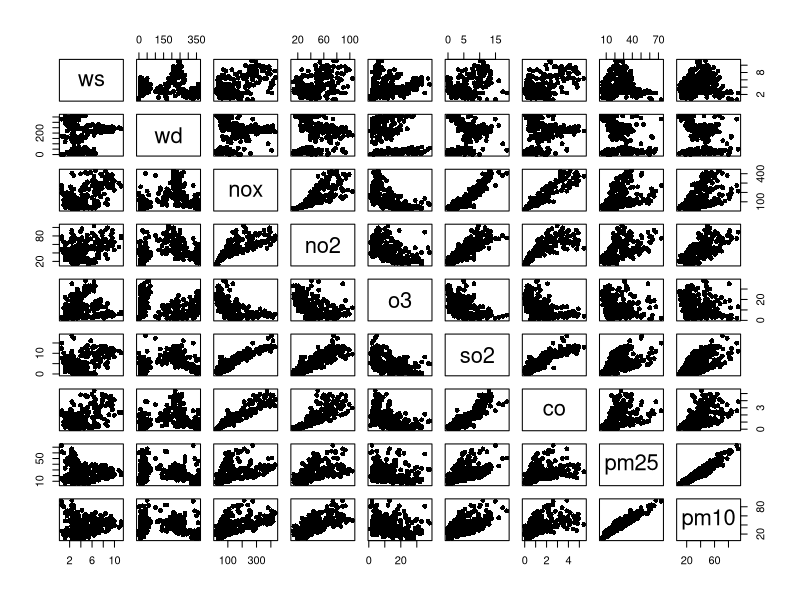
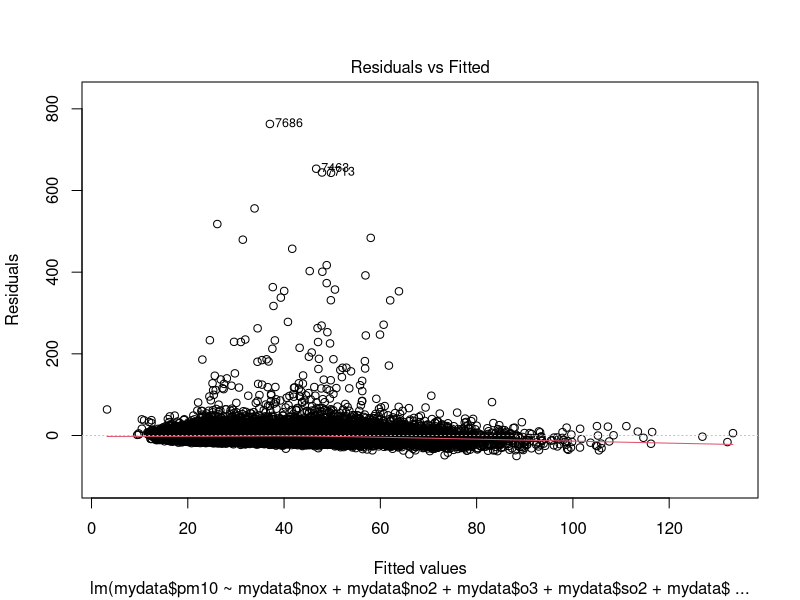
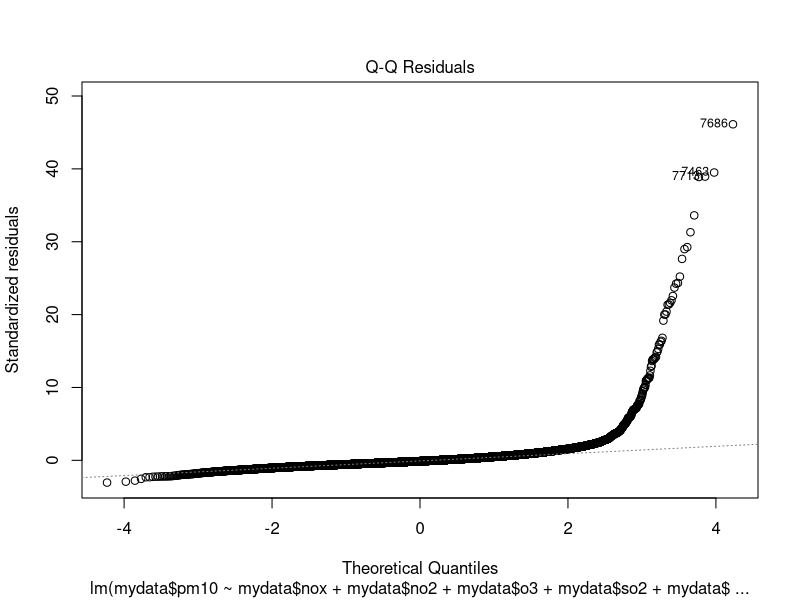
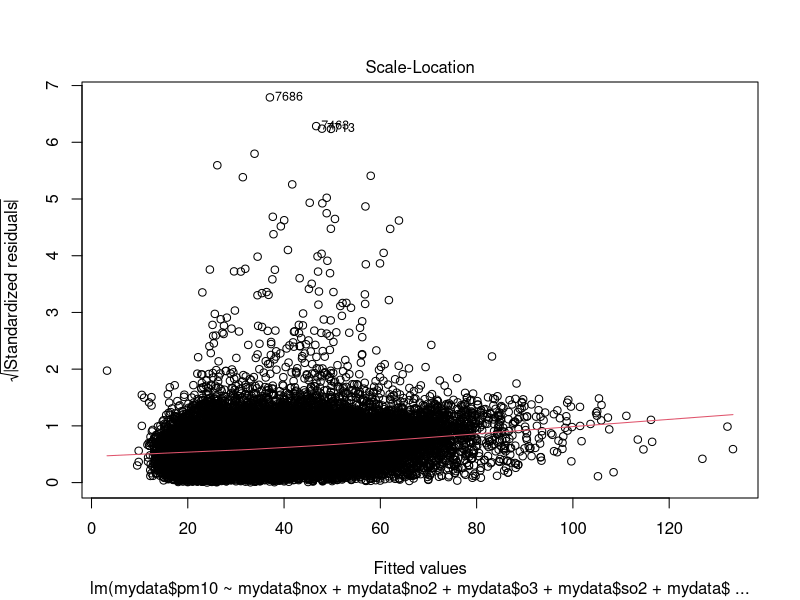
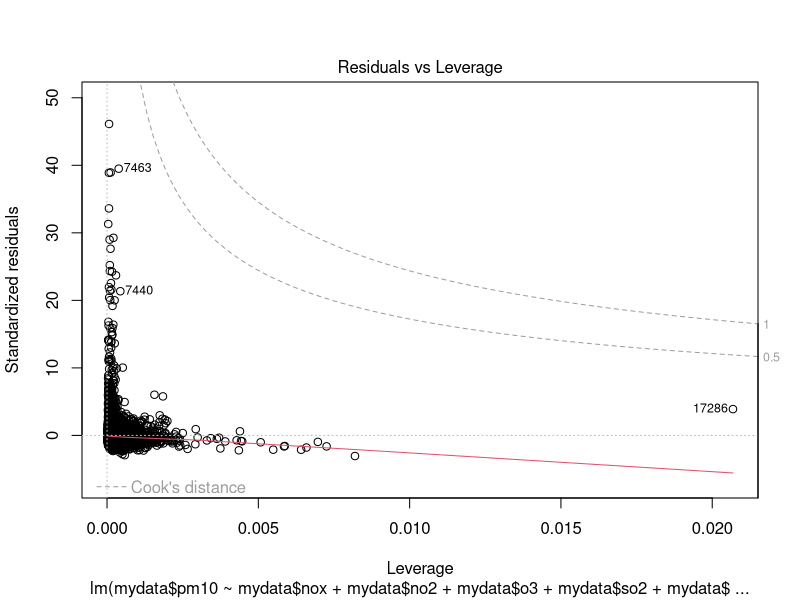

These figures' R source, in order:
# Some preliminary analysis for potential data for 333 prject 
setwd('/Users/Qihong/Code/github/STAT333_Project')
rm(list = ls())
library(GGally)
library(car)
library(plyr)
mydata = read.csv('data/OpenAir_example_data_long.csv')
dim(mydata)

# eliminate rows with missing values (NA)
mydata = mydata[complete.cases(mydata), ]
# switch the response variables to the end of the dataframe
mydata[length(mydata) + 1] = mydata[7]
mydata[7] = NULL
colnames(mydata)[10] = 'pm10'

# temp: trim the dimentionality of the input space (to plot data)
mydataTrim = data.frame(mydata[1:300,2:10])

# glance at the data
head(mydata)
summary(mydata)
# ggpairs(mydataTrim)
plot(mydataTrim, pch = 16)

# fitting 2 naive models 
lm.fit_all = lm (mydata$pm10 ~ mydata$nox * mydata$no2 * mydata$o3 * mydata$so2 * mydata$co)
lm.fit_full = lm (mydata$pm10 ~ mydata$nox + mydata$no2 + mydata$o3 + mydata$so2 + mydata$co)
summary(lm.fit_full)
anova(lm.fit_full)
Anova(lm.fit_full, type = 'III')
plot(lm.fit_full)


####### TODO ##############
## check auto-correlations
## check multicolinearity
## variable selections
## residual analysis
## standardization
## regularization 
###########################